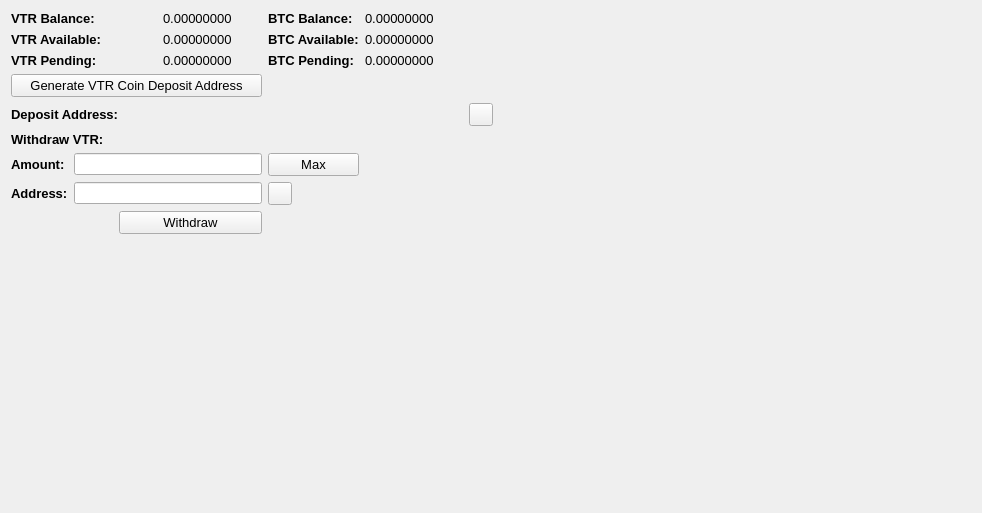
     <widget class="QWidget" name="BalanceTab">
      <attribute name="title">
       <string>Balance</string>
      </attribute>
      <layout class="QGridLayout" name="gridLayout_2">
       <item row="0" column="0" colspan="2">
        <widget class="QLabel" name="label_11">
         <property name="font">
          <font>
           <pointsize>10</pointsize>
           <weight>75</weight>
           <bold>true</bold>
          </font>
         </property>
         <property name="text">
          <string>VTR Balance:</string>
         </property>
        </widget>
       </item>
       <item row="0" column="3">
        <widget class="QLabel" name="TXBalanceLabel">
         <property name="font">
          <font>
           <pointsize>10</pointsize>
          </font>
         </property>
         <property name="text">
          <string>0.00000000</string>
         </property>
         <property name="textInteractionFlags">
          <set>Qt::LinksAccessibleByMouse|Qt::TextSelectableByMouse</set>
         </property>
        </widget>
       </item>
       <item row="0" column="4">
        <widget class="QLabel" name="label_12">
         <property name="font">
          <font>
           <pointsize>10</pointsize>
           <weight>75</weight>
           <bold>true</bold>
          </font>
         </property>
         <property name="text">
          <string>BTC Balance:</string>
         </property>
        </widget>
       </item>
       <item row="0" column="5">
        <widget class="QLabel" name="BitcoinBalanceLabel">
         <property name="font">
          <font>
           <pointsize>10</pointsize>
          </font>
         </property>
         <property name="text">
          <string>0.00000000</string>
         </property>
         <property name="textInteractionFlags">
          <set>Qt::LinksAccessibleByMouse|Qt::TextSelectableByMouse</set>
         </property>
        </widget>
       </item>
       <item row="0" column="7" rowspan="10">
        <spacer name="horizontalSpacer_4">
         <property name="orientation">
          <enum>Qt::Horizontal</enum>
         </property>
         <property name="sizeHint" stdset="0">
          <size>
           <width>478</width>
           <height>488</height>
          </size>
         </property>
        </spacer>
       </item>
       <item row="1" column="0" colspan="2">
        <widget class="QLabel" name="label_13">
         <property name="font">
          <font>
           <pointsize>10</pointsize>
           <weight>75</weight>
           <bold>true</bold>
          </font>
         </property>
         <property name="text">
          <string>VTR Available:</string>
         </property>
        </widget>
       </item>
       <item row="1" column="3">
        <widget class="QLabel" name="TXAvailableLabel_2">
         <property name="font">
          <font>
           <pointsize>10</pointsize>
          </font>
         </property>
         <property name="text">
          <string>0.00000000</string>
         </property>
         <property name="textInteractionFlags">
          <set>Qt::LinksAccessibleByMouse|Qt::TextSelectableByMouse</set>
         </property>
        </widget>
       </item>
       <item row="1" column="4">
        <widget class="QLabel" name="label_15">
         <property name="font">
          <font>
           <pointsize>10</pointsize>
           <weight>75</weight>
           <bold>true</bold>
          </font>
         </property>
         <property name="text">
          <string>BTC Available:</string>
         </property>
        </widget>
       </item>
       <item row="1" column="5">
        <widget class="QLabel" name="BitcoinAvailableLabel">
         <property name="font">
          <font>
           <pointsize>10</pointsize>
          </font>
         </property>
         <property name="text">
          <string>0.00000000</string>
         </property>
         <property name="textInteractionFlags">
          <set>Qt::LinksAccessibleByMouse|Qt::TextSelectableByMouse</set>
         </property>
        </widget>
       </item>
       <item row="2" column="0" colspan="2">
        <widget class="QLabel" name="label_14">
         <property name="font">
          <font>
           <pointsize>10</pointsize>
           <weight>75</weight>
           <bold>true</bold>
          </font>
         </property>
         <property name="text">
          <string>VTR Pending:</string>
         </property>
        </widget>
       </item>
       <item row="2" column="3">
        <widget class="QLabel" name="TXPendingLabel">
         <property name="font">
          <font>
           <pointsize>10</pointsize>
          </font>
         </property>
         <property name="text">
          <string>0.00000000</string>
         </property>
         <property name="textInteractionFlags">
          <set>Qt::LinksAccessibleByMouse|Qt::TextSelectableByMouse</set>
         </property>
        </widget>
       </item>
       <item row="2" column="4">
        <widget class="QLabel" name="label_31">
         <property name="font">
          <font>
           <pointsize>10</pointsize>
           <weight>75</weight>
           <bold>true</bold>
          </font>
         </property>
         <property name="text">
          <string>BTC Pending:</string>
         </property>
        </widget>
       </item>
       <item row="2" column="5">
        <widget class="QLabel" name="BitcoinPendingLabel">
         <property name="font">
          <font>
           <pointsize>10</pointsize>
          </font>
         </property>
         <property name="text">
          <string>0.00000000</string>
         </property>
         <property name="textInteractionFlags">
          <set>Qt::LinksAccessibleByMouse|Qt::TextSelectableByMouse</set>
         </property>
        </widget>
       </item>
       <item row="3" column="0" colspan="4">
        <widget class="QPushButton" name="GenDepositBTN">
         <property name="font">
          <font>
           <pointsize>10</pointsize>
          </font>
         </property>
         <property name="text">
          <string>Generate VTR Coin Deposit Address</string>
         </property>
        </widget>
       </item>
       <item row="4" column="0" colspan="3">
        <widget class="QLabel" name="label_33">
         <property name="font">
          <font>
           <pointsize>10</pointsize>
           <weight>75</weight>
           <bold>true</bold>
          </font>
         </property>
         <property name="text">
          <string>Deposit Address:</string>
         </property>
        </widget>
       </item>
       <item row="4" column="3" colspan="3">
        <widget class="QLabel" name="DepositAddressLabel">
         <property name="minimumSize">
          <size>
           <width>300</width>
           <height>0</height>
          </size>
         </property>
         <property name="palette">
          <palette>
           <active>
            <colorrole role="WindowText">
             <brush brushstyle="SolidPattern">
              <color alpha="255">
               <red>0</red>
               <green>0</green>
               <blue>0</blue>
              </color>
             </brush>
            </colorrole>
            <colorrole role="Text">
             <brush brushstyle="SolidPattern">
              <color alpha="255">
               <red>0</red>
               <green>0</green>
               <blue>255</blue>
              </color>
             </brush>
            </colorrole>
           </active>
           <inactive>
            <colorrole role="WindowText">
             <brush brushstyle="SolidPattern">
              <color alpha="255">
               <red>0</red>
               <green>0</green>
               <blue>0</blue>
              </color>
             </brush>
            </colorrole>
            <colorrole role="Text">
             <brush brushstyle="SolidPattern">
              <color alpha="255">
               <red>0</red>
               <green>0</green>
               <blue>255</blue>
              </color>
             </brush>
            </colorrole>
           </inactive>
           <disabled>
            <colorrole role="WindowText">
             <brush brushstyle="SolidPattern">
              <color alpha="255">
               <red>120</red>
               <green>120</green>
               <blue>120</blue>
              </color>
             </brush>
            </colorrole>
            <colorrole role="Text">
             <brush brushstyle="SolidPattern">
              <color alpha="255">
               <red>120</red>
               <green>120</green>
               <blue>120</blue>
              </color>
             </brush>
            </colorrole>
           </disabled>
          </palette>
         </property>
         <property name="font">
          <font>
           <pointsize>10</pointsize>
           <weight>75</weight>
           <bold>true</bold>
          </font>
         </property>
         <property name="text">
          <string/>
         </property>
         <property name="alignment">
          <set>Qt::AlignRight|Qt::AlignTrailing|Qt::AlignVCenter</set>
         </property>
         <property name="textInteractionFlags">
          <set>Qt::LinksAccessibleByMouse|Qt::TextSelectableByKeyboard|Qt::TextSelectableByMouse</set>
         </property>
        </widget>
       </item>
       <item row="4" column="6">
        <widget class="QToolButton" name="DepositCopyButton">
         <property name="toolTip">
          <string>Copy to clipboard</string>
         </property>
         <property name="text">
          <string/>
         </property>
         <property name="icon">
          <iconset resource="../bitcoin.qrc">
           <normaloff>:/icons/editcopy</normaloff>:/icons/editcopy</iconset>
         </property>
         <property name="shortcut">
          <string>Alt+P</string>
         </property>
        </widget>
       </item>
       <item row="5" column="0" colspan="2">
        <widget class="QLabel" name="label_34">
         <property name="font">
          <font>
           <pointsize>10</pointsize>
           <weight>75</weight>
           <bold>true</bold>
          </font>
         </property>
         <property name="text">
          <string>Withdraw VTR:</string>
         </property>
        </widget>
       </item>
       <item row="6" column="0">
        <widget class="QLabel" name="label_26">
         <property name="font">
          <font>
           <pointsize>10</pointsize>
           <weight>75</weight>
           <bold>true</bold>
          </font>
         </property>
         <property name="text">
          <string>Amount:</string>
         </property>
        </widget>
       </item>
       <item row="6" column="1" colspan="3">
        <widget class="QLineEdit" name="WithdrawUnitsInput">
         <property name="font">
          <font>
           <pointsize>9</pointsize>
           <weight>75</weight>
           <bold>true</bold>
          </font>
         </property>
         <property name="text">
          <string/>
         </property>
        </widget>
       </item>
       <item row="6" column="4">
        <widget class="QPushButton" name="Withdraw_Max_Amount">
         <property name="font">
          <font>
           <pointsize>10</pointsize>
          </font>
         </property>
         <property name="text">
          <string>Max</string>
         </property>
        </widget>
       </item>
       <item row="7" column="0">
        <widget class="QLabel" name="label_10">
         <property name="font">
          <font>
           <pointsize>10</pointsize>
           <weight>75</weight>
           <bold>true</bold>
          </font>
         </property>
         <property name="text">
          <string>Address:</string>
         </property>
        </widget>
       </item>
       <item row="7" column="1" colspan="3">
        <widget class="QLineEdit" name="WithdrawAddress">
         <property name="font">
          <font>
           <pointsize>9</pointsize>
           <weight>75</weight>
           <bold>true</bold>
          </font>
         </property>
        </widget>
       </item>
       <item row="7" column="4">
        <widget class="QToolButton" name="WithdrawPasteButton">
         <property name="toolTip">
          <string>Paste from clipboard</string>
         </property>
         <property name="text">
          <string/>
         </property>
         <property name="icon">
          <iconset resource="../bitcoin.qrc">
           <normaloff>:/icons/editpaste</normaloff>:/icons/editpaste</iconset>
         </property>
         <property name="shortcut">
          <string>Alt+P</string>
         </property>
        </widget>
       </item>
       <item row="8" column="2" colspan="2">
        <widget class="QPushButton" name="WithdrawUnitsBtn">
         <property name="font">
          <font>
           <pointsize>10</pointsize>
          </font>
         </property>
         <property name="text">
          <string>Withdraw</string>
         </property>
        </widget>
       </item>
       <item row="9" column="0" colspan="6">
        <spacer name="verticalSpacer">
         <property name="orientation">
          <enum>Qt::Vertical</enum>
         </property>
         <property name="sizeHint" stdset="0">
          <size>
           <width>428</width>
           <height>262</height>
          </size>
         </property>
        </spacer>
       </item>
      </layout>
      <zorder>label_31</zorder>
      <zorder>label_15</zorder>
      <zorder>label_12</zorder>
      <zorder>label_14</zorder>
      <zorder>label_13</zorder>
      <zorder>label_11</zorder>
      <zorder>BitcoinBalanceLabel</zorder>
      <zorder>TXBalanceLabel</zorder>
      <zorder>TXAvailableLabel_2</zorder>
      <zorder>TXPendingLabel</zorder>
      <zorder>BitcoinAvailableLabel</zorder>
      <zorder>BitcoinPendingLabel</zorder>
      <zorder>label_33</zorder>
      <zorder>GenDepositBTN</zorder>
      <zorder>DepositAddressLabel</zorder>
      <zorder>Withdraw_Max_Amount</zorder>
      <zorder>label_34</zorder>
      <zorder>WithdrawUnitsInput</zorder>
      <zorder>label_10</zorder>
      <zorder>label_26</zorder>
      <zorder>WithdrawAddress</zorder>
      <zorder>WithdrawUnitsBtn</zorder>
      <zorder>horizontalSpacer_4</zorder>
      <zorder>verticalSpacer</zorder>
      <zorder>WithdrawPasteButton</zorder>
      <zorder>DepositCopyButton</zorder>
     </widget>
